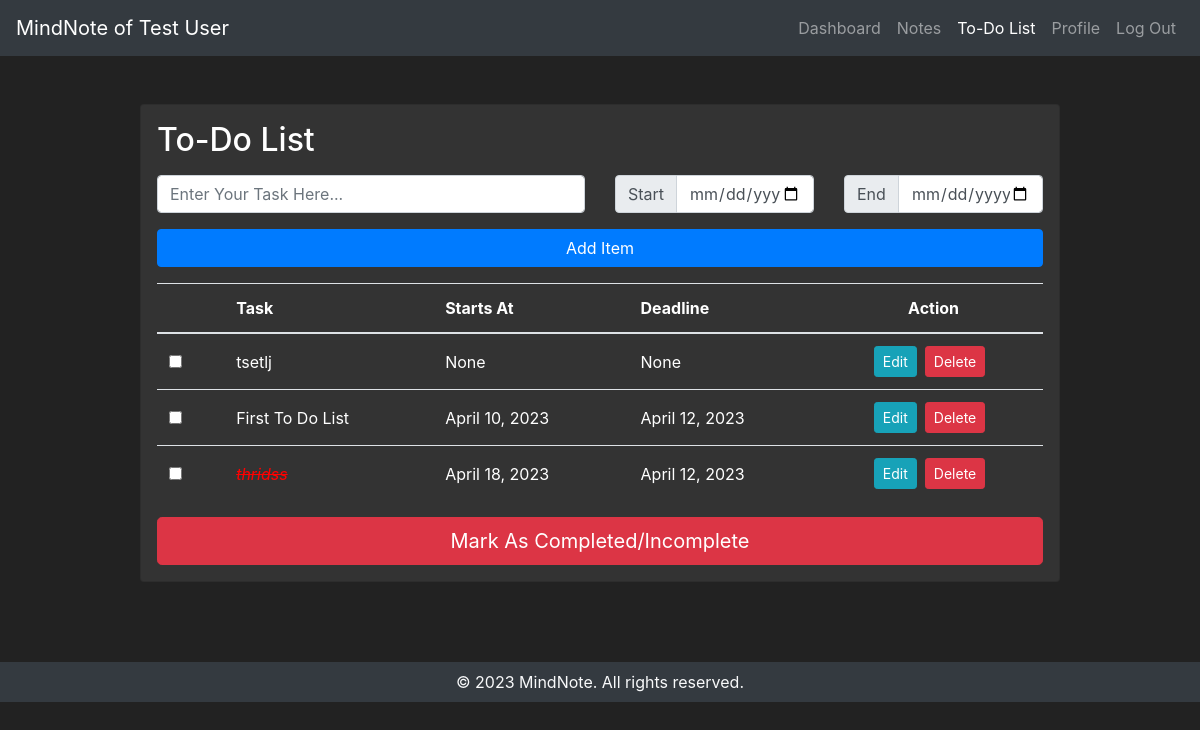
The page /todo/ (signed in) on the database as committed earlier.
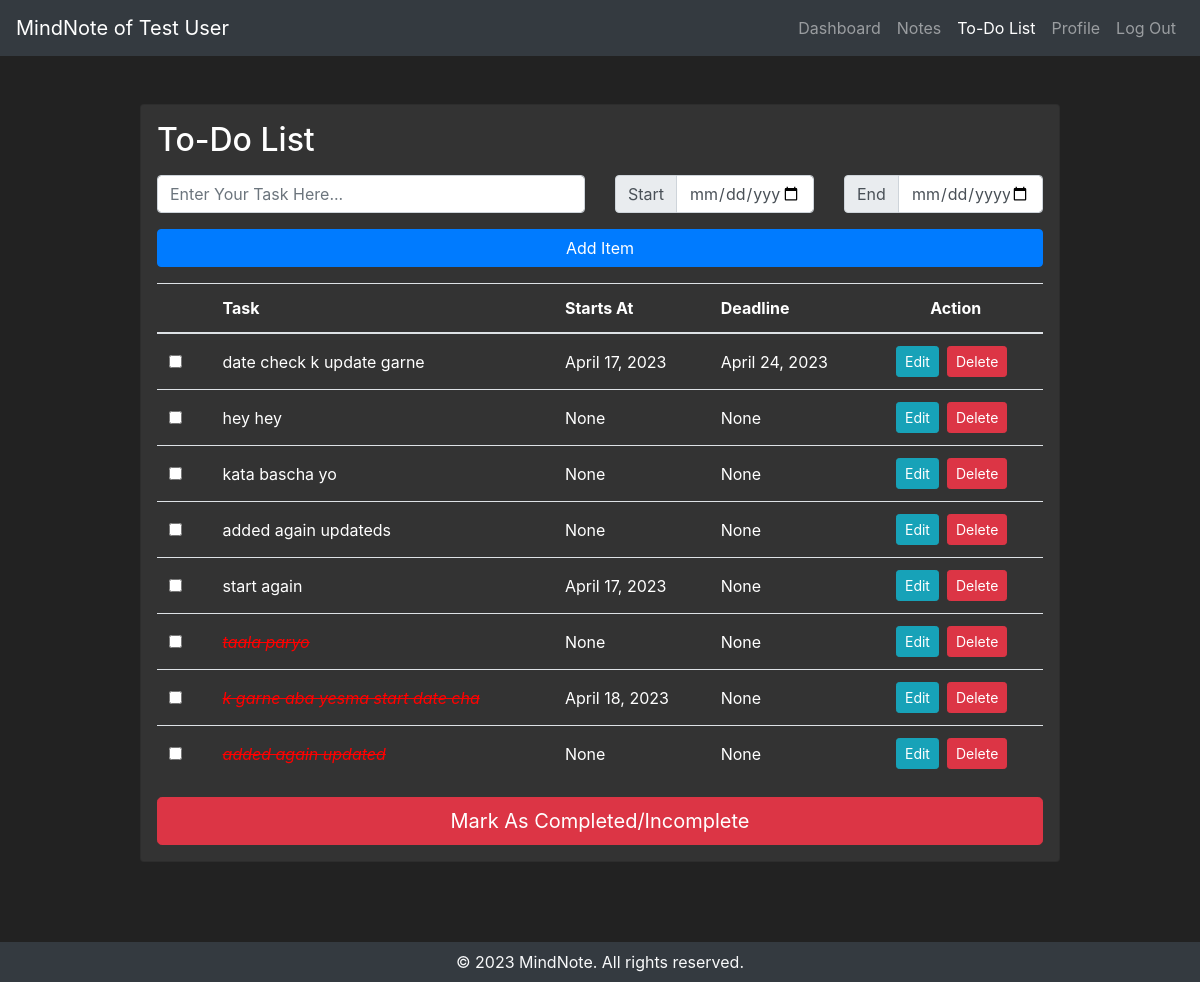
The same page on the database as committed later.
### core/models.py (models this page shows)
class Todo(models.Model):
    todo = models.CharField(max_length=100)
    start = models.DateField(blank=True, null=True, default=None)
    deadline = models.DateField(blank=True, null=True, default=None)
    is_completed = models.BooleanField(default=False)
    created_at = models.DateTimeField(auto_now_add=True)
    user = models.ForeignKey(settings.AUTH_USER_MODEL, on_delete=models.CASCADE)

### core/views.py (the view)
# urls.py: path('todo/', views.todo_home, name="todo"),
@login_required
def todo_home(request):
    todo_display = Todo.objects.filter(user=request.user).order_by('-is_completed')
    return render(request, "todo.html", {"todo_display": todo_display})

### templates/todo.html (shortened to what this page needs)
{% extends 'base.html' %}
{% block content %}
<div class="container mt-5">
  <div class="row">
    <div class="col-md-10 offset-md-1">
      <div class="card p-3 dark-bg">
        <h2 class="mb-3">To-Do List</h2>
        <form action="{% url 'todo-add' %}" method="POST">
          <div class="form-group row mb-3">
            <div class="col-md-12 col-lg-6">
              <input type="text" class="form-control" placeholder="Enter Your Task Here..." name="todo" required>
            </div>
            <div class="col-lg-3 mt-3 mt-lg-0">
              <div class="input-group">
                <div class="input-group-prepend">
                  <span class="input-group-text">Start</span>
                </div>
                <input type="date" class="form-control" name="start">
              </div>
            </div>
            <div class="col-lg-3 mt-3 mt-lg-0">
              <div class="input-group">
                <div class="input-group-prepend">
                  <span class="input-group-text">End</span>
                </div>
                <input type="date" class="form-control" name="deadline">
              </div>
            </div>
          </div>
          <div class="form-group row mb-3">
            <div class="col-md-12">
              <button type="submit" class="btn btn-primary btn-block">Add Item</button>
            </div>
          </div>
        </form>
        <div class="table-responsive">
          <form method="POST" action="{% url 'todo-complete' %}">
            <table class="table table-hover table">
              <thead>
                <tr>
                  <th></th>
                  <th >Task</th>
                  <th style="white-space: nowrap;">Starts At</th>
                  <th>Deadline</th>
                  <th class="text-center">Action</th>
                </tr>
              </thead>
              <tbody>
                {% for todo in todo_display reversed %}
                <tr>
                  <td class="align-middle">
                    <div class="form-check">
                      <input class="form-check-input" type="checkbox" value="{{ todo.id }}" id="checked_todo"
                        name="checked_todos">
                    </div>
                  </td>
                  <td class="align-middle">
                    {% if todo.is_completed %}
                    <del style="color: red; font-style: italic;">{{ todo.todo }}</del>
                    {% else %}
                    {{ todo.todo }}
                    {% endif %}
                  </td>
                  <td class="align-middle">{{ todo.start }}</td>
                  <td class="align-middle">{{ todo.deadline }}</td>
                  <td class="align-middle">
                    <div class="d-flex justify-content-center">
                      <a href="{% url 'todo-edit' todo.pk %}" class="btn btn-sm btn-info mr-2">
                        Edit
                      </a>
                      <a href="{% url 'todo-delete' todo.pk %}" class="btn btn-sm btn-danger mr-2">
                        Delete
                      </a>
                    </div>
                  </td>
                </tr>
                {% endfor %}
              </tbody>
            </table>
            <div class="row">
              <div class="col-md-12">
                <button type="submit" class="btn btn-danger btn-lg btn-block btn-block-sm">Mark As
                  Completed/Incomplete
                </button>
              </div>
            </div>
          </form>
        </div>
      </div>
    </div>
  </div>
</div>
{% endblock content %}

Rows that differ between the two databases and show on the page:
removed Todo: todo "tsetlj", start "None", deadline "None"
removed Todo: todo "First To Do List", start "April 10, 2023", deadline "April 12, 2023"
removed Todo: todo "thridss", start "April 18, 2023", deadline "April 12, 2023"
added Todo: todo "date check k update garne", start "April 17, 2023", deadline "April 24, 2023"
added Todo: todo "hey hey", start "None", deadline "None"
added Todo: todo "kata bascha yo", start "None", deadline "None"
added Todo: todo "added again updateds", start "None", deadline "None"
added Todo: todo "start again", start "April 17, 2023", deadline "None"
added Todo: todo "taala paryo", start "None", deadline "None"
added Todo: todo "k garne aba yesma start date cha", start "April 18, 2023", deadline "None"
added Todo: todo "added again updated", start "None", deadline "None"
